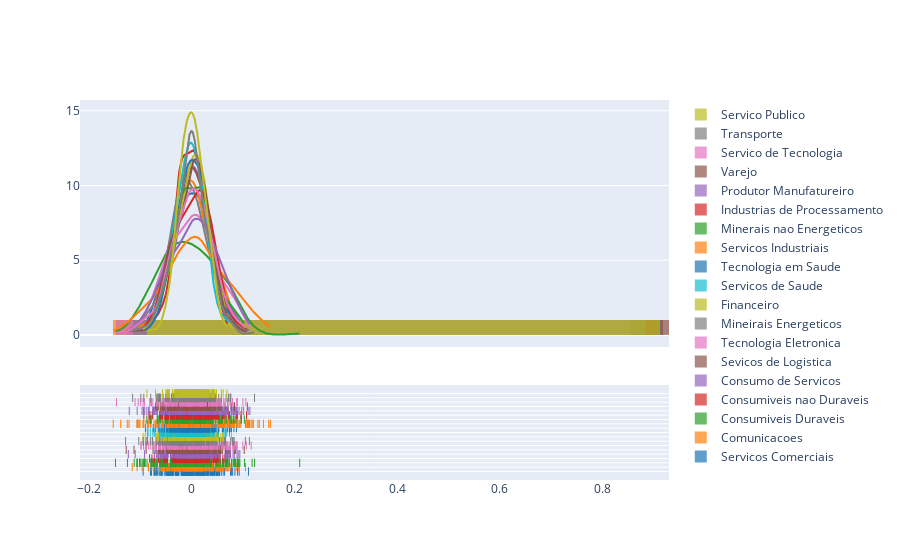

The cell this chart's notebook holds for it:
### Code cell
import plotly.figure_factory as ff

dists = [np.random.normal(df[sector]["mean"], df[sector]["std"], 200) for sector in df.columns]
fig = ff.create_distplot(dists, group_labels = df.columns)
fig.show()

### Figure 1 — Plotly figure (JSON) as saved in the notebook; plotly's stock layout.template omitted (floating-point values rounded to 4 significant figures; data arrays with more than 128 entries replaced by an {"elided": "..."} marker saying what was removed)
{"data": [{"autobinx": false, "histnorm": "probability density", "legendgroup": "Servicos Comerciais", "marker": {"color": "rgb(31, 119, 180)"}, "name": "Servicos Comerciais", "opacity": 0.7, "type": "histogram", "x": {"elided": "200 float values"}, "xaxis": "x", "xbins": {"end": 0.1103, "size": 1, "start": -0.0949}, "yaxis": "y"}, {"autobinx": false, "histnorm": "probability density", "legendgroup": "Comunicacoes", "marker": {"color": "rgb(255, 127, 14)"}, "name": "Comunicacoes", "opacity": 0.7, "type": "histogram", "x": {"elided": "200 float values"}, "xaxis": "x", "xbins": {"end": 0.1045, "size": 1, "start": -0.1161}, "yaxis": "y"}, {"autobinx": false, "histnorm": "probability density", "legendgroup": "Consumiveis Duraveis", "marker": {"color": "rgb(44, 160, 44)"}, "name": "Consumiveis Duraveis", "opacity": 0.7, "type": "histogram", "x": {"elided": "200 float values"}, "xaxis": "x", "xbins": {"end": 0.2101, "size": 1, "start": -0.1488}, "yaxis": "y"}, {"autobinx": false, "histnorm": "probability density", "legendgroup": "Consumiveis nao Duraveis", "marker": {"color": "rgb(214, 39, 40)"}, "name": "Consumiveis nao Duraveis", "opacity": 0.7, "type": "histogram", "x": {"elided": "200 float values"}, "xaxis": "x", "xbins": {"end": 0.06972, "size": 1, "start": -0.0823}, "yaxis": "y"}, {"autobinx": false, "histnorm": "probability density", "legendgroup": "Consumo de Servicos", "marker": {"color": "rgb(148, 103, 189)"}, "name": "Consumo de Servicos", "opacity": 0.7, "type": "histogram", "x": {"elided": "200 float values"}, "xaxis": "x", "xbins": {"end": 0.09347, "size": 1, "start": -0.1238}, "yaxis": "y"}, {"autobinx": false, "histnorm": "probability density", "legendgroup": "Sevicos de Logistica", "marker": {"color": "rgb(140, 86, 75)"}, "name": "Sevicos de Logistica", "opacity": 0.7, "type": "histogram", "x": {"elided": "200 float values"}, "xaxis": "x", "xbins": {"end": 0.102, "size": 1, "start": -0.1279}, "yaxis": "y"}, {"autobinx": false, "histnorm": "probability density", "legendgroup": "Tecnologia Eletronica", "marker": {"color": "rgb(227, 119, 194)"}, "name": "Tecnologia Eletronica", "opacity": 0.7, "type": "histogram", "x": {"elided": "200 float values"}, "xaxis": "x", "xbins": {"end": 0.1156, "size": 1, "start": -0.09914}, "yaxis": "y"}, {"autobinx": false, "histnorm": "probability density", "legendgroup": "Mineirais Energeticos", "marker": {"color": "rgb(127, 127, 127)"}, "name": "Mineirais Energeticos", "opacity": 0.7, "type": "histogram", "x": {"elided": "200 float values"}, "xaxis": "x", "xbins": {"end": 0.1121, "size": 1, "start": -0.1291}, "yaxis": "y"}, {"autobinx": false, "histnorm": "probability density", "legendgroup": "Financeiro", "marker": {"color": "rgb(188, 189, 34)"}, "name": "Financeiro", "opacity": 0.7, "type": "histogram", "x": {"elided": "200 float values"}, "xaxis": "x", "xbins": {"end": 0.07727, "size": 1, "start": -0.09509}, "yaxis": "y"}, {"autobinx": false, "histnorm": "probability density", "legendgroup": "Servicos de Saude", "marker": {"color": "rgb(23, 190, 207)"}, "name": "Servicos de Saude", "opacity": 0.7, "type": "histogram", "x": {"elided": "200 float values"}, "xaxis": "x", "xbins": {"end": 0.07342, "size": 1, "start": -0.08665}, "yaxis": "y"}, {"autobinx": false, "histnorm": "probability density", "legendgroup": "Tecnologia em Saude", "marker": {"color": "rgb(31, 119, 180)"}, "name": "Tecnologia em Saude", "opacity": 0.7, "type": "histogram", "x": {"elided": "200 float values"}, "xaxis": "x", "xbins": {"end": 0.08682, "size": 1, "start": -0.09042}, "yaxis": "y"}, {"autobinx": false, "histnorm": "probability density", "legendgroup": "Servicos Industriais", "marker": {"color": "rgb(255, 127, 14)"}, "name": "Servicos Industriais", "opacity": 0.7, "type": "histogram", "x": {"elided": "200 float values"}, "xaxis": "x", "xbins": {"end": 0.153, "size": 1, "start": -0.1532}, "yaxis": "y"}, {"autobinx": false, "histnorm": "probability density", "legendgroup": "Minerais nao Energeticos", "marker": {"color": "rgb(44, 160, 44)"}, "name": "Minerais nao Energeticos", "opacity": 0.7, "type": "histogram", "x": {"elided": "200 float values"}, "xaxis": "x", "xbins": {"end": 0.1022, "size": 1, "start": -0.08762}, "yaxis": "y"}, {"autobinx": false, "histnorm": "probability density", "legendgroup": "Industrias de Processamento", "marker": {"color": "rgb(214, 39, 40)"}, "name": "Industrias de Processamento", "opacity": 0.7, "type": "histogram", "x": {"elided": "200 float values"}, "xaxis": "x", "xbins": {"end": 0.1065, "size": 1, "start": -0.09357}, "yaxis": "y"}, {"autobinx": false, "histnorm": "probability density", "legendgroup": "Produtor Manufatureiro", "marker": {"color": "rgb(148, 103, 189)"}, "name": "Produtor Manufatureiro", "opacity": 0.7, "type": "histogram", "x": {"elided": "200 float values"}, "xaxis": "x", "xbins": {"end": 0.113, "size": 1, "start": -0.1219}, "yaxis": "y"}, {"autobinx": false, "histnorm": "probability density", "legendgroup": "Varejo", "marker": {"color": "rgb(140, 86, 75)"}, "name": "Varejo", "opacity": 0.7, "type": "histogram", "x": {"elided": "200 float values"}, "xaxis": "x", "xbins": {"end": 0.108, "size": 1, "start": -0.07052}, "yaxis": "y"}, {"autobinx": false, "histnorm": "probability density", "legendgroup": "Servico de Tecnologia", "marker": {"color": "rgb(227, 119, 194)"}, "name": "Servico de Tecnologia", "opacity": 0.7, "type": "histogram", "x": {"elided": "200 float values"}, "xaxis": "x", "xbins": {"end": 0.1051, "size": 1, "start": -0.1468}, "yaxis": "y"}, {"autobinx": false, "histnorm": "probability density", "legendgroup": "Transporte", "marker": {"color": "rgb(127, 127, 127)"}, "name": "Transporte", "opacity": 0.7, "type": "histogram", "x": {"elided": "200 float values"}, "xaxis": "x", "xbins": {"end": 0.122, "size": 1, "start": -0.1154}, "yaxis": "y"}, {"autobinx": false, "histnorm": "probability density", "legendgroup": "Servico Publico", "marker": {"color": "rgb(188, 189, 34)"}, "name": "Servico Publico", "opacity": 0.7, "type": "histogram", "x": {"elided": "200 float values"}, "xaxis": "x", "xbins": {"end": 0.06818, "size": 1, "start": -0.08752}, "yaxis": "y"}, {"legendgroup": "Servicos Comerciais", "marker": {"color": "rgb(31, 119, 180)"}, "mode": "lines", "name": "Servicos Comerciais", "showlegend": false, "type": "scatter", "x": {"elided": "500 float values"}, "xaxis": "x", "y": {"elided": "500 float values"}, "yaxis": "y"}, {"legendgroup": "Comunicacoes", "marker": {"color": "rgb(255, 127, 14)"}, "mode": "lines", "name": "Comunicacoes", "showlegend": false, "type": "scatter", "x": {"elided": "500 float values"}, "xaxis": "x", "y": {"elided": "500 float values"}, "yaxis": "y"}, {"legendgroup": "Consumiveis Duraveis", "marker": {"color": "rgb(44, 160, 44)"}, "mode": "lines", "name": "Consumiveis Duraveis", "showlegend": false, "type": "scatter", "x": {"elided": "500 float values"}, "xaxis": "x", "y": {"elided": "500 float values"}, "yaxis": "y"}, {"legendgroup": "Consumiveis nao Duraveis", "marker": {"color": "rgb(214, 39, 40)"}, "mode": "lines", "name": "Consumiveis nao Duraveis", "showlegend": false, "type": "scatter", "x": {"elided": "500 float values"}, "xaxis": "x", "y": {"elided": "500 float values"}, "yaxis": "y"}, {"legendgroup": "Consumo de Servicos", "marker": {"color": "rgb(148, 103, 189)"}, "mode": "lines", "name": "Consumo de Servicos", "showlegend": false, "type": "scatter", "x": {"elided": "500 float values"}, "xaxis": "x", "y": {"elided": "500 float values"}, "yaxis": "y"}, {"legendgroup": "Sevicos de Logistica", "marker": {"color": "rgb(140, 86, 75)"}, "mode": "lines", "name": "Sevicos de Logistica", "showlegend": false, "type": "scatter", "x": {"elided": "500 float values"}, "xaxis": "x", "y": {"elided": "500 float values"}, "yaxis": "y"}, {"legendgroup": "Tecnologia Eletronica", "marker": {"color": "rgb(227, 119, 194)"}, "mode": "lines", "name": "Tecnologia Eletronica", "showlegend": false, "type": "scatter", "x": {"elided": "500 float values"}, "xaxis": "x", "y": {"elided": "500 float values"}, "yaxis": "y"}, {"legendgroup": "Mineirais Energeticos", "marker": {"color": "rgb(127, 127, 127)"}, "mode": "lines", "name": "Mineirais Energeticos", "showlegend": false, "type": "scatter", "x": {"elided": "500 float values"}, "xaxis": "x", "y": {"elided": "500 float values"}, "yaxis": "y"}, {"legendgroup": "Financeiro", "marker": {"color": "rgb(188, 189, 34)"}, "mode": "lines", "name": "Financeiro", "showlegend": false, "type": "scatter", "x": {"elided": "500 float values"}, "xaxis": "x", "y": {"elided": "500 float values"}, "yaxis": "y"}, {"legendgroup": "Servicos de Saude", "marker": {"color": "rgb(23, 190, 207)"}, "mode": "lines", "name": "Servicos de Saude", "showlegend": false, "type": "scatter", "x": {"elided": "500 float values"}, "xaxis": "x", "y": {"elided": "500 float values"}, "yaxis": "y"}, {"legendgroup": "Tecnologia em Saude", "marker": {"color": "rgb(31, 119, 180)"}, "mode": "lines", "name": "Tecnologia em Saude", "showlegend": false, "type": "scatter", "x": {"elided": "500 float values"}, "xaxis": "x", "y": {"elided": "500 float values"}, "yaxis": "y"}, {"legendgroup": "Servicos Industriais", "marker": {"color": "rgb(255, 127, 14)"}, "mode": "lines", "name": "Servicos Industriais", "showlegend": false, "type": "scatter", "x": {"elided": "500 float values"}, "xaxis": "x", "y": {"elided": "500 float values"}, "yaxis": "y"}, {"legendgroup": "Minerais nao Energeticos", "marker": {"color": "rgb(44, 160, 44)"}, "mode": "lines", "name": "Minerais nao Energeticos", "showlegend": false, "type": "scatter", "x": {"elided": "500 float values"}, "xaxis": "x", "y": {"elided": "500 float values"}, "yaxis": "y"}, {"legendgroup": "Industrias de Processamento", "marker": {"color": "rgb(214, 39, 40)"}, "mode": "lines", "name": "Industrias de Processamento", "showlegend": false, "type": "scatter", "x": {"elided": "500 float values"}, "xaxis": "x", "y": {"elided": "500 float values"}, "yaxis": "y"}, {"legendgroup": "Produtor Manufatureiro", "marker": {"color": "rgb(148, 103, 189)"}, "mode": "lines", "name": "Produtor Manufatureiro", "showlegend": false, "type": "scatter", "x": {"elided": "500 float values"}, "xaxis": "x", "y": {"elided": "500 float values"}, "yaxis": "y"}, {"legendgroup": "Varejo", "marker": {"color": "rgb(140, 86, 75)"}, "mode": "lines", "name": "Varejo", "showlegend": false, "type": "scatter", "x": {"elided": "500 float values"}, "xaxis": "x", "y": {"elided": "500 float values"}, "yaxis": "y"}, {"legendgroup": "Servico de Tecnologia", "marker": {"color": "rgb(227, 119, 194)"}, "mode": "lines", "name": "Servico de Tecnologia", "showlegend": false, "type": "scatter", "x": {"elided": "500 float values"}, "xaxis": "x", "y": {"elided": "500 float values"}, "yaxis": "y"}, {"legendgroup": "Transporte", "marker": {"color": "rgb(127, 127, 127)"}, "mode": "lines", "name": "Transporte", "showlegend": false, "type": "scatter", "x": {"elided": "500 float values"}, "xaxis": "x", "y": {"elided": "500 float values"}, "yaxis": "y"}, {"legendgroup": "Servico Publico", "marker": {"color": "rgb(188, 189, 34)"}, "mode": "lines", "name": "Servico Publico", "showlegend": false, "type": "scatter", "x": {"elided": "500 float values"}, "xaxis": "x", "y": {"elided": "500 float values"}, "yaxis": "y"}, {"legendgroup": "Servicos Comerciais", "marker": {"color": "rgb(31, 119, 180)", "symbol": "line-ns-open"}, "mode": "markers", "name": "Servicos Comerciais", "showlegend": false, "type": "scatter", "x": {"elided": "200 float values"}, "xaxis": "x", "y": {"elided": "200 str values"}, "yaxis": "y2"}, {"legendgroup": "Comunicacoes", "marker": {"color": "rgb(255, 127, 14)", "symbol": "line-ns-open"}, "mode": "markers", "name": "Comunicacoes", "showlegend": false, "type": "scatter", "x": {"elided": "200 float values"}, "xaxis": "x", "y": {"elided": "200 str values"}, "yaxis": "y2"}, {"legendgroup": "Consumiveis Duraveis", "marker": {"color": "rgb(44, 160, 44)", "symbol": "line-ns-open"}, "mode": "markers", "name": "Consumiveis Duraveis", "showlegend": false, "type": "scatter", "x": {"elided": "200 float values"}, "xaxis": "x", "y": {"elided": "200 str values"}, "yaxis": "y2"}, {"legendgroup": "Consumiveis nao Duraveis", "marker": {"color": "rgb(214, 39, 40)", "symbol": "line-ns-open"}, "mode": "markers", "name": "Consumiveis nao Duraveis", "showlegend": false, "type": "scatter", "x": {"elided": "200 float values"}, "xaxis": "x", "y": {"elided": "200 str values"}, "yaxis": "y2"}, {"legendgroup": "Consumo de Servicos", "marker": {"color": "rgb(148, 103, 189)", "symbol": "line-ns-open"}, "mode": "markers", "name": "Consumo de Servicos", "showlegend": false, "type": "scatter", "x": {"elided": "200 float values"}, "xaxis": "x", "y": {"elided": "200 str values"}, "yaxis": "y2"}, {"legendgroup": "Sevicos de Logistica", "marker": {"color": "rgb(140, 86, 75)", "symbol": "line-ns-open"}, "mode": "markers", "name": "Sevicos de Logistica", "showlegend": false, "type": "scatter", "x": {"elided": "200 float values"}, "xaxis": "x", "y": {"elided": "200 str values"}, "yaxis": "y2"}, {"legendgroup": "Tecnologia Eletronica", "marker": {"color": "rgb(227, 119, 194)", "symbol": "line-ns-open"}, "mode": "markers", "name": "Tecnologia Eletronica", "showlegend": false, "type": "scatter", "x": {"elided": "200 float values"}, "xaxis": "x", "y": {"elided": "200 str values"}, "yaxis": "y2"}, {"legendgroup": "Mineirais Energeticos", "marker": {"color": "rgb(127, 127, 127)", "symbol": "line-ns-open"}, "mode": "markers", "name": "Mineirais Energeticos", "showlegend": false, "type": "scatter", "x": {"elided": "200 float values"}, "xaxis": "x", "y": {"elided": "200 str values"}, "yaxis": "y2"}, {"legendgroup": "Financeiro", "marker": {"color": "rgb(188, 189, 34)", "symbol": "line-ns-open"}, "mode": "markers", "name": "Financeiro", "showlegend": false, "type": "scatter", "x": {"elided": "200 float values"}, "xaxis": "x", "y": {"elided": "200 str values"}, "yaxis": "y2"}, {"legendgroup": "Servicos de Saude", "marker": {"color": "rgb(23, 190, 207)", "symbol": "line-ns-open"}, "mode": "markers", "name": "Servicos de Saude", "showlegend": false, "type": "scatter", "x": {"elided": "200 float values"}, "xaxis": "x", "y": {"elided": "200 str values"}, "yaxis": "y2"}, {"legendgroup": "Tecnologia em Saude", "marker": {"color": "rgb(31, 119, 180)", "symbol": "line-ns-open"}, "mode": "markers", "name": "Tecnologia em Saude", "showlegend": false, "type": "scatter", "x": {"elided": "200 float values"}, "xaxis": "x", "y": {"elided": "200 str values"}, "yaxis": "y2"}, {"legendgroup": "Servicos Industriais", "marker": {"color": "rgb(255, 127, 14)", "symbol": "line-ns-open"}, "mode": "markers", "name": "Servicos Industriais", "showlegend": false, "type": "scatter", "x": {"elided": "200 float values"}, "xaxis": "x", "y": {"elided": "200 str values"}, "yaxis": "y2"}, {"legendgroup": "Minerais nao Energeticos", "marker": {"color": "rgb(44, 160, 44)", "symbol": "line-ns-open"}, "mode": "markers", "name": "Minerais nao Energeticos", "showlegend": false, "type": "scatter", "x": {"elided": "200 float values"}, "xaxis": "x", "y": {"elided": "200 str values"}, "yaxis": "y2"}, {"legendgroup": "Industrias de Processamento", "marker": {"color": "rgb(214, 39, 40)", "symbol": "line-ns-open"}, "mode": "markers", "name": "Industrias de Processamento", "showlegend": false, "type": "scatter", "x": {"elided": "200 float values"}, "xaxis": "x", "y": {"elided": "200 str values"}, "yaxis": "y2"}, {"legendgroup": "Produtor Manufatureiro", "marker": {"color": "rgb(148, 103, 189)", "symbol": "line-ns-open"}, "mode": "markers", "name": "Produtor Manufatureiro", "showlegend": false, "type": "scatter", "x": {"elided": "200 float values"}, "xaxis": "x", "y": {"elided": "200 str values"}, "yaxis": "y2"}, {"legendgroup": "Varejo", "marker": {"color": "rgb(140, 86, 75)", "symbol": "line-ns-open"}, "mode": "markers", "name": "Varejo", "showlegend": false, "type": "scatter", "x": {"elided": "200 float values"}, "xaxis": "x", "y": {"elided": "200 str values"}, "yaxis": "y2"}, {"legendgroup": "Servico de Tecnologia", "marker": {"color": "rgb(227, 119, 194)", "symbol": "line-ns-open"}, "mode": "markers", "name": "Servico de Tecnologia", "showlegend": false, "type": "scatter", "x": {"elided": "200 float values"}, "xaxis": "x", "y": {"elided": "200 str values"}, "yaxis": "y2"}, {"legendgroup": "Transporte", "marker": {"color": "rgb(127, 127, 127)", "symbol": "line-ns-open"}, "mode": "markers", "name": "Transporte", "showlegend": false, "type": "scatter", "x": {"elided": "200 float values"}, "xaxis": "x", "y": {"elided": "200 str values"}, "yaxis": "y2"}, {"legendgroup": "Servico Publico", "marker": {"color": "rgb(188, 189, 34)", "symbol": "line-ns-open"}, "mode": "markers", "name": "Servico Publico", "showlegend": false, "type": "scatter", "x": {"elided": "200 float values"}, "xaxis": "x", "y": {"elided": "200 str values"}, "yaxis": "y2"}], "layout": {"barmode": "overlay", "hovermode": "closest", "legend": {"traceorder": "reversed"}, "xaxis": {"anchor": "y2", "domain": [0, 1], "zeroline": false}, "yaxis": {"anchor": "free", "domain": [0.35, 1], "position": 0}, "yaxis2": {"anchor": "x", "domain": [0, 0.25], "dtick": 1, "showticklabels": false}}}
